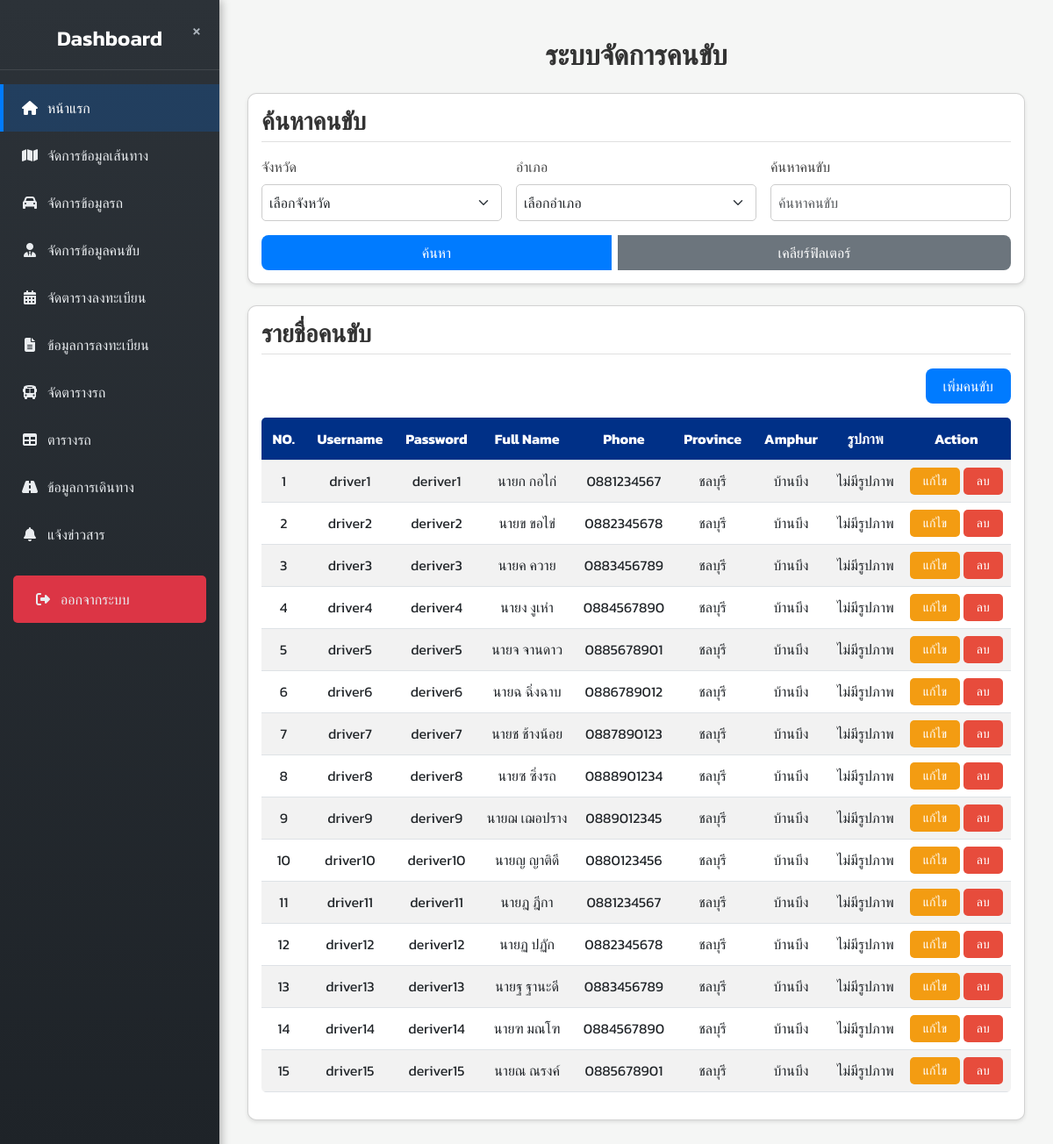
The page /admin/driver.php (signed in) on the database its author committed.
### tables this page shows
CREATE TABLE `driver` (
  `driver_id` int(11) NOT NULL,
  `driver_user` varchar(50) NOT NULL,
  `driver_password` varchar(255) NOT NULL,
  `driver_name` varchar(100) NOT NULL,
  `driver_lastname` varchar(100) NOT NULL,
  `driver_tel` varchar(15) DEFAULT NULL,
  `driver_province` varchar(255) DEFAULT NULL,
  `driver_amphur` varchar(255) DEFAULT NULL,
  `driver_image` varchar(22) DEFAULT NULL
);

CREATE TABLE `province` (
  `PROVINCE_ID` int(5) NOT NULL,
  `PROVINCE_NAME` varchar(150) NOT NULL
);

CREATE TABLE `amphur` (
  `AMPHUR_ID` int(5) NOT NULL,
  `AMPHUR_NAME` varchar(150) NOT NULL,
  `PROVINCE_ID` int(5) NOT NULL DEFAULT 0
);

### admin/driver.php (the view, shortened to what this page needs)
<?php
include 'config/condb.php';
$searchQuery = "";
try {
    $stmt = $conn->prepare("SELECT d.*, p.PROVINCE_NAME, a.AMPHUR_NAME
                            FROM driver d
                            LEFT JOIN province p ON d.driver_province = p.PROVINCE_ID
                            LEFT JOIN amphur a ON d.driver_amphur = a.AMPHUR_ID
                            $searchQuery");
    $stmt->execute();
    $drivers = $stmt->fetchAll(PDO::FETCH_ASSOC);
} catch (PDOException $e) {
    $_SESSION['error'] = "เกิดข้อผิดพลาดในการดึงข้อมูล: " . $e->getMessage();
    $drivers = [];
}
?>
<!DOCTYPE html>
<html lang="th">
<head>
    <link href="https://cdn.jsdelivr.net/npm/bootstrap@5.3.0-alpha1/dist/css/bootstrap.min.css" rel="stylesheet">
    <link href="https://cdn.jsdelivr.net/npm/sweetalert2@11/dist/sweetalert2.min.css" rel="stylesheet">
    <link rel="stylesheet" href="style.css">
</head>
<body>
    <?php include 'sidebar.php'; ?>
    <div class="content" id="content">
        <div class="container mt-4">
            <h2 class="text-center mb-4" style="color: #333; font-weight: 600;">ระบบจัดการคนขับ</h2>
            <div class="card mb-4">
                <h3 class="mb-3">ค้นหาคนขับ</h3>
                <form method="POST" action="" id="searchForm">
                    <div class="row g-3">
                        <div class="col-md-4 col-12">
                            <label for="province_filter" class="form-label">จังหวัด</label>
                            <select name="province_filter" id="province_filter" class="form-select" onchange="fetchAmphurs(this.value, 'filter')">
                                <option value="">เลือกจังหวัด</option>
                            </select>
                        </div>
                        <div class="col-md-4 col-12">
                            <label for="amphur_filter" class="form-label">อำเภอ</label>
                            <select name="amphur_filter" id="amphur_filter" class="form-select">
                                <option value="">เลือกอำเภอ</option>
                            </select>
                        </div>
                        <div class="col-md-4 col-12">
                            <label for="search_input" class="form-label">ค้นหาคนขับ</label>
                            <input type="text" name="search" id="search_input" class="form-control" placeholder="ค้นหาคนขับ" value="<?php echo isset($search) ? htmlspecialchars($search) : ''; ?>">
                        </div>
                    </div>
                    <div class="btn-group d-flex justify-content-start mt-3">
                        <button type="submit" class="btn btn-primary me-2">ค้นหา</button>
                        <button type="button" class="btn btn-secondary" onclick="clearFilters()">เคลียร์ฟิลเตอร์</button>
                    </div>
                </form>
            </div>
            <div class="card mb-4">
                <h3 class="mb-3">รายชื่อคนขับ</h3>
                <div class="text-end mb-3">
                    <button type="button" class="btn btn-primary" data-bs-toggle="modal" data-bs-target="#addDriverModal">
                        เพิ่มคนขับ
                    </button>
                </div>
                <div class="table-responsive">
                    <table class="table table-striped">
                        <thead>
                            <tr>
                                <th>NO.</th>
                                <th>Username</th>
                                <th>Password</th>
                                <th>Full Name</th>
                                <th>Phone</th>
                                <th>Province</th>
                                <th>Amphur</th>
                                <th>รูปภาพ</th>
                                <th>Action</th>
                            </tr>
                        </thead>
                        <tbody>
                            <?php
                            $index = 1;
                            foreach ($drivers as $driver) {
                            ?>
                                <tr>
                                    <td><?php echo $index++; ?></td>
                                    <td><?php echo htmlspecialchars($driver['driver_user']); ?></td>
                                    <td><?php echo htmlspecialchars($driver['driver_password']); ?></td>
                                    <td><?php echo htmlspecialchars($driver['driver_name'] . " " . $driver['driver_lastname']); ?></td>
                                    <td><?php echo htmlspecialchars($driver['driver_tel']); ?></td>
                                    <td><?php echo htmlspecialchars($driver['PROVINCE_NAME'] ?? 'ไม่ระบุ'); ?></td>
                                    <td><?php echo htmlspecialchars($driver['AMPHUR_NAME'] ?? 'ไม่ระบุ'); ?></td>
                                    <td>
                                        <?php
                                        $imagePath = !empty($driver['driver_image']) ? "uploads/drivers/" . $driver['driver_image'] : "../images/default_driver.jpg";
                                        if (!empty($driver['driver_image']) && file_exists("uploads/drivers/" . $driver['driver_image'])) { ?>
                                            <img src="<?php echo $imagePath; ?>"
                                                 alt="รูปภาพคนขับ"
                                                 class="img-thumbnail previewable"
                                                 style="max-width: 100px; max-height: 100px; object-fit: cover; cursor: pointer;"
                                                 data-bs-toggle="modal"
                                                 data-bs-target="#imageModal"
                                                 data-image="<?php echo $imagePath; ?>">
                                        <?php } else { ?>
                                            ไม่มีรูปภาพ
                                        <?php } ?>
                                    </td>
                                    <td>
                                        <button type="button" class="btn btn-warning btn-sm" data-bs-toggle="modal" data-bs-target="#editDriverModal"
                                                data-driver_id="<?php echo $driver['driver_id']; ?>"
                                                data-driver_user="<?php echo htmlspecialchars($driver['driver_user']); ?>"
                                                data-driver_password="<?php echo htmlspecialchars($driver['driver_password']); ?>"
                                                data-driver_name="<?php echo htmlspecialchars($driver['driver_name']); ?>"
                                                data-driver_lastname="<?php echo htmlspecialchars($driver['driver_lastname']); ?>"
                                                data-driver_tel="<?php echo htmlspecialchars($driver['driver_tel']); ?>"
                                                data-driver_province="<?php echo $driver['driver_province']; ?>"
                                                data-driver_amphur="<?php echo $driver['driver_amphur']; ?>">
                                            แก้ไข
                                        </button>
                                        <button type="button" class="btn btn-danger btn-sm delete-btn"
                                                data-delete-id="<?php echo $driver['driver_id']; ?>">
                                            ลบ
                                        </button>
                                    </td>
                                </tr>
                            <?php } ?>
                        </tbody>
                    </table>
                </div>
            </div>
        </div>
    </div>
</body>
</html>

### admin/style.css (style rules this page uses)
body { display: flex; height: 100vh; margin: 0; overflow: hidden; font-family: 'Segoe UI', Tahoma, Geneva, Verdana, sans-serif; }
.content { margin-left: 250px; padding: 20px; width: 100%; height: 100%; overflow-y: auto; transition: margin-left 0.3s ease; }

### admin/driver.php (style rules this page uses)
body { background: #f5f6f5; font-family: 'Kanit', sans-serif; min-height: 100vh; }
.content { margin-left: 250px; padding: 20px; transition: margin-left 0.3s ease; }
.card { border-radius: 10px; box-shadow: 0 2px 4px rgba(0, 0, 0, 0.1); background: #fff; padding: 15px; margin-bottom: 20px; }
.card h3 { color: #333; font-weight: 600; border-bottom: 1px solid #e0e0e0; padding-bottom: 5px; margin-bottom: 15px; }
.form-label { font-weight: 500; color: #444; }
.form-select, .form-control { border-radius: 5px; border: 1px solid #ccc; padding: 8px; }
.btn-primary { border-radius: 8px; padding: 8px 20px; background: #007bff; border: none; transition: background 0.3s ease; }
.btn-secondary { border-radius: 8px; padding: 8px 20px; background: #6c757d; border: none; transition: background 0.3s ease; }
.btn-warning { background: #f39c12; border: none; border-radius: 5px; padding: 5px 15px; color: #fff; }
.btn-danger { background: #e74c3c; border: none; border-radius: 5px; padding: 5px 15px; color: #fff; }
.table { border-radius: 5px; overflow: hidden; background: #fff; }
.table thead th { background: #003087; color: #fff; text-align: center; padding: 12px; }
.table td { vertical-align: middle; text-align: center; }

### rows shown on the page
driver: driver_user "driver1", driver_password "deriver1", driver_name+driver_lastname "นายก กอไก่", driver_tel "0881234567", province.PROVINCE_NAME "ชลบุรี", amphur.AMPHUR_NAME "บ้านบึง", driver_image "ไม่มีรูปภาพ"
driver: driver_user "driver2", driver_password "deriver2", driver_name+driver_lastname "นายข ขอไข่", driver_tel "0882345678", province.PROVINCE_NAME "ชลบุรี", amphur.AMPHUR_NAME "บ้านบึง", driver_image "ไม่มีรูปภาพ"
driver: driver_user "driver3", driver_password "deriver3", driver_name+driver_lastname "นายค ควาย", driver_tel "0883456789", province.PROVINCE_NAME "ชลบุรี", amphur.AMPHUR_NAME "บ้านบึง", driver_image "ไม่มีรูปภาพ"
driver: driver_user "driver4", driver_password "deriver4", driver_name+driver_lastname "นายง งูเห่า", driver_tel "0884567890", province.PROVINCE_NAME "ชลบุรี", amphur.AMPHUR_NAME "บ้านบึง", driver_image "ไม่มีรูปภาพ"
driver: driver_user "driver5", driver_password "deriver5", driver_name+driver_lastname "นายจ จานดาว", driver_tel "0885678901", province.PROVINCE_NAME "ชลบุรี", amphur.AMPHUR_NAME "บ้านบึง", driver_image "ไม่มีรูปภาพ"
driver: driver_user "driver6", driver_password "deriver6", driver_name+driver_lastname "นายฉ ฉิ่งฉาบ", driver_tel "0886789012", province.PROVINCE_NAME "ชลบุรี", amphur.AMPHUR_NAME "บ้านบึง", driver_image "ไม่มีรูปภาพ"
driver: driver_user "driver7", driver_password "deriver7", driver_name+driver_lastname "นายช ช้างน้อย", driver_tel "0887890123", province.PROVINCE_NAME "ชลบุรี", amphur.AMPHUR_NAME "บ้านบึง", driver_image "ไม่มีรูปภาพ"
driver: driver_user "driver8", driver_password "deriver8", driver_name+driver_lastname "นายซ ซิ่งรถ", driver_tel "0888901234", province.PROVINCE_NAME "ชลบุรี", amphur.AMPHUR_NAME "บ้านบึง", driver_image "ไม่มีรูปภาพ"
driver: driver_user "driver9", driver_password "deriver9", driver_name+driver_lastname "นายฌ เฌอปราง", driver_tel "0889012345", province.PROVINCE_NAME "ชลบุรี", amphur.AMPHUR_NAME "บ้านบึง", driver_image "ไม่มีรูปภาพ"
driver: driver_user "driver10", driver_password "deriver10", driver_name+driver_lastname "นายญ ญาติดี", driver_tel "0880123456", province.PROVINCE_NAME "ชลบุรี", amphur.AMPHUR_NAME "บ้านบึง", driver_image "ไม่มีรูปภาพ"
driver: driver_user "driver11", driver_password "deriver11", driver_name+driver_lastname "นายฎ ฎีกา", driver_tel "0881234567", province.PROVINCE_NAME "ชลบุรี", amphur.AMPHUR_NAME "บ้านบึง", driver_image "ไม่มีรูปภาพ"
driver: driver_user "driver12", driver_password "deriver12", driver_name+driver_lastname "นายฏ ปฏัก", driver_tel "0882345678", province.PROVINCE_NAME "ชลบุรี", amphur.AMPHUR_NAME "บ้านบึง", driver_image "ไม่มีรูปภาพ"
driver: driver_user "driver13", driver_password "deriver13", driver_name+driver_lastname "นายฐ ฐานะดี", driver_tel "0883456789", province.PROVINCE_NAME "ชลบุรี", amphur.AMPHUR_NAME "บ้านบึง", driver_image "ไม่มีรูปภาพ"
driver: driver_user "driver14", driver_password "deriver14", driver_name+driver_lastname "นายฑ มณโฑ", driver_tel "0884567890", province.PROVINCE_NAME "ชลบุรี", amphur.AMPHUR_NAME "บ้านบึง", driver_image "ไม่มีรูปภาพ"
driver: driver_user "driver15", driver_password "deriver15", driver_name+driver_lastname "นายณ ณรงค์", driver_tel "0885678901", province.PROVINCE_NAME "ชลบุรี", amphur.AMPHUR_NAME "บ้านบึง", driver_image "ไม่มีรูปภาพ"
